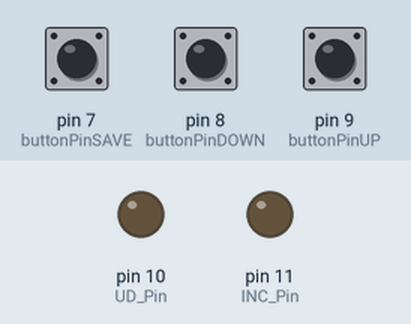
Simulated run of this sketch. Board: Arduino Uno, built with avr-gcc and run on an emulated ATmega328P. On the bench: output pins drawn as LEDs (lit = HIGH). The test bench sets the inputs (shaded band); at power-on: pin 7 (buttonPinSAVE) HIGH, pin 9 (buttonPinUP) HIGH, pin 8 (buttonPinDOWN) HIGH. Pins used as bus, display or sensor lines are not drawn.

Above: at 1.2 s.
1.3 s: pin 7 (buttonPinSAVE) pulled LOW for 0.15 s
At 2.1 s:
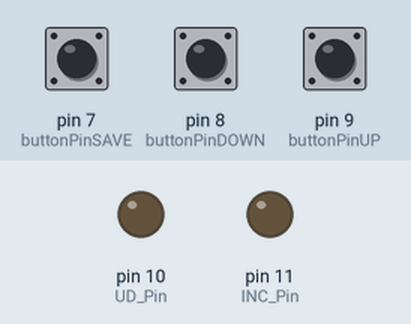
2.9 s: pin 9 (buttonPinUP) pulled LOW for 0.15 s
At 3.6 s:
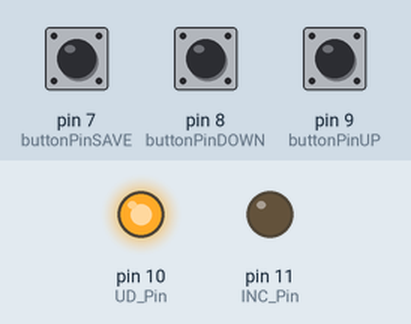
4.5 s: pin 7 (buttonPinSAVE) pulled LOW for 1 s
At 5.8 s:
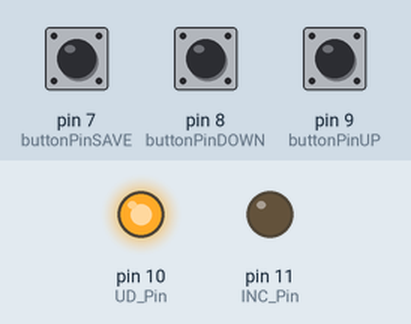
7.0 s: pin 8 (buttonPinDOWN) pulled LOW for 0.15 s
At 8.1 s:
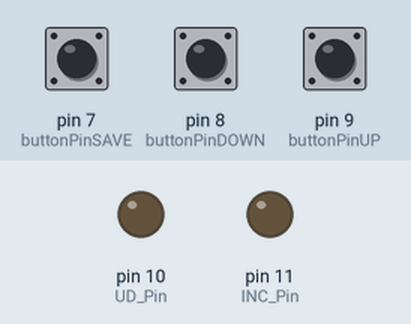
8.6 s: pin 9 (buttonPinUP) pulled LOW for 1 s
At 9.2 s:
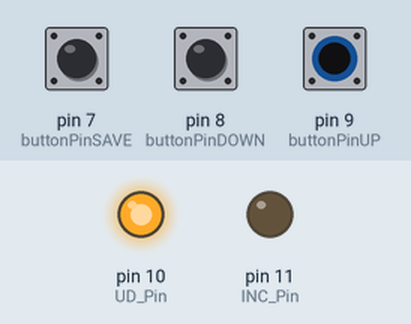
Timing chart, 0 to 11.6 s (numbered marks = the images above; inputs shaded):
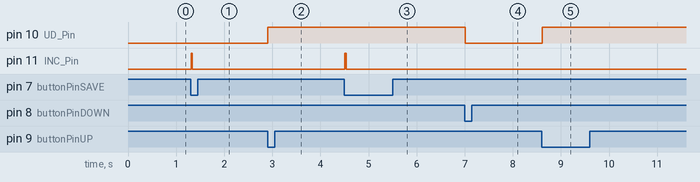

Measured:
- after the input at 1.3 s, pin 11 (INC_Pin): LOW → HIGH at once, → LOW 0.03 s later
- after the input at 2.9 s, pin 10 (UD_Pin): LOW → HIGH at once
- after the input at 4.5 s, pin 11 (INC_Pin): LOW → HIGH at once, → LOW 0.03 s later
- after the input at 7.0 s, pin 10 (UD_Pin): HIGH → LOW at once
- after the input at 8.6 s, pin 10 (UD_Pin): LOW → HIGH at once

The sketch:

X9C103_digitaler_Potenziometer.ino
```cpp
/*
Project:  Digitaler Potenziometer X9C103
Author:   Thomas Edlinger for www.edistechlab.com
Date:     Created 04.11.2023
Version:  V1.0
IDE:      Arduino IDE 2.1.1
 
Required Board (Tools -> Board -> Boards Manager...)
 - Board: Arduino ESP32 Boards - by Arduino   V2.0.13

Required libraries (sketch -> include library -> manage libraries)
 - Bounce2 by Thomas O Fredericks V2.71
*/

#include <Bounce2.h>

const byte CS_Pin = 6;
const byte buttonPinSAVE = 7;
const byte buttonPinDOWN = 8;
const byte buttonPinUP = 9;
const byte UD_Pin = 10;
const byte INC_Pin = 11;
const byte debounceInterval = 10; // Zeit in (ms) für depounce

Bounce2::Button buttonSAVE = Bounce2::Button();
Bounce2::Button buttonDOWN = Bounce2::Button();
Bounce2::Button buttonUP = Bounce2::Button();

void setup() {
  pinMode(buttonPinSAVE, INPUT_PULLUP);
  pinMode(buttonPinUP, INPUT_PULLUP);
  pinMode(buttonPinDOWN, INPUT_PULLUP);

  pinMode(CS_Pin, OUTPUT);
  pinMode(INC_Pin, OUTPUT);
  pinMode(UD_Pin, OUTPUT);

  buttonSAVE.attach(buttonPinSAVE);
  buttonSAVE.interval(debounceInterval);
  buttonUP.attach(buttonPinUP);
  buttonUP.interval(debounceInterval);
  buttonDOWN.attach(buttonPinDOWN);
  buttonDOWN.interval(debounceInterval);
}

void loop() {
  buttonSAVE.update();
  buttonUP.update();
  buttonDOWN.update();

  if (buttonSAVE.fell()) {saveValue();}
  if (buttonUP.fell()) {countUp();}
  if (buttonDOWN.fell()) {countDown();}
}

void countUp() {
  digitalWrite(UD_Pin, HIGH);
  digitalWrite(CS_Pin, LOW);
  delay(5);
  digitalWrite(INC_Pin, HIGH);
  delay(5);
  digitalWrite(INC_Pin, LOW);
  delay(5);
}

void countDown() {
  digitalWrite(UD_Pin, LOW);
  digitalWrite(CS_Pin, LOW);
  digitalWrite(INC_Pin, HIGH);
  delay(5);
  digitalWrite(INC_Pin, LOW);
  delay(5);
}

//Speichern sollte laut Datenblatt funktionieren, ist aber ungetestet!
void saveValue() {
  digitalWrite(CS_Pin, LOW);
  digitalWrite(INC_Pin, HIGH);
  delay(5);
  digitalWrite(CS_Pin, HIGH);
  delay(20);  // 20 Millisek. für das Speichern
  digitalWrite(INC_Pin, LOW);
  delay(5);
}
```
